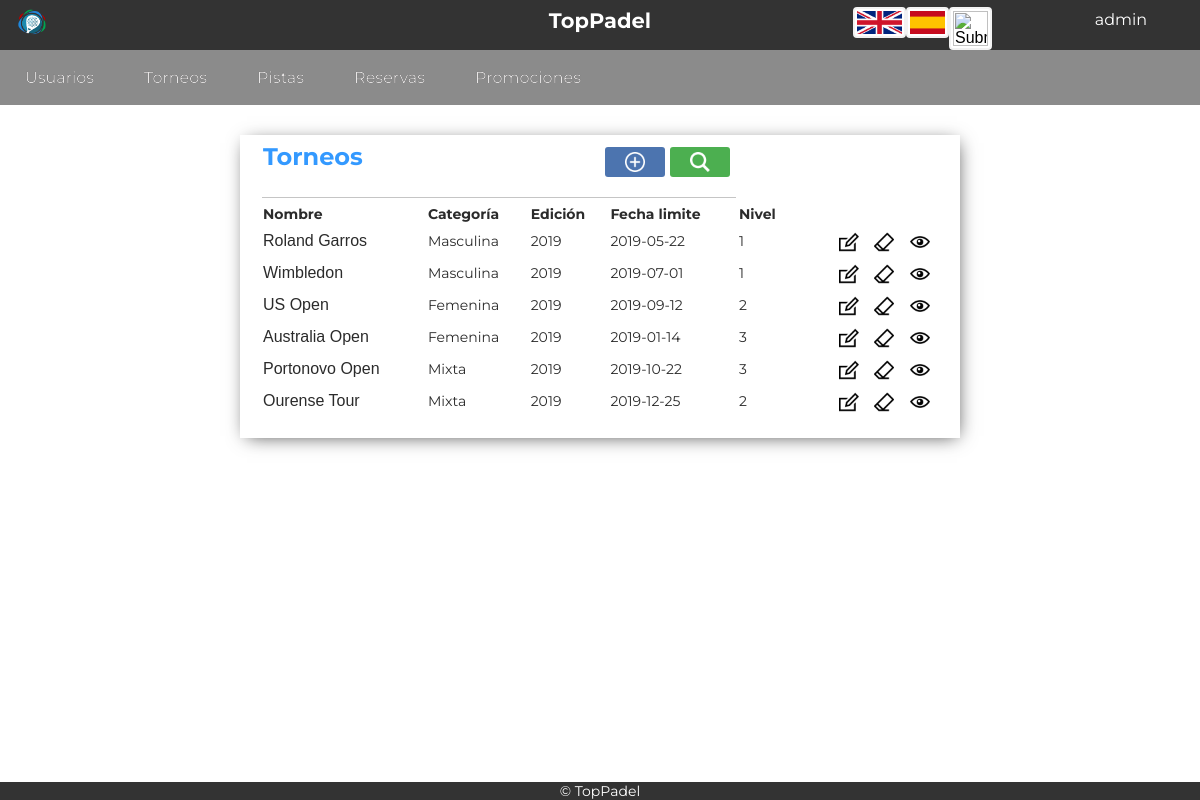
The page /Controllers/Torneos_Controller.php (signed in) on the database as committed earlier.
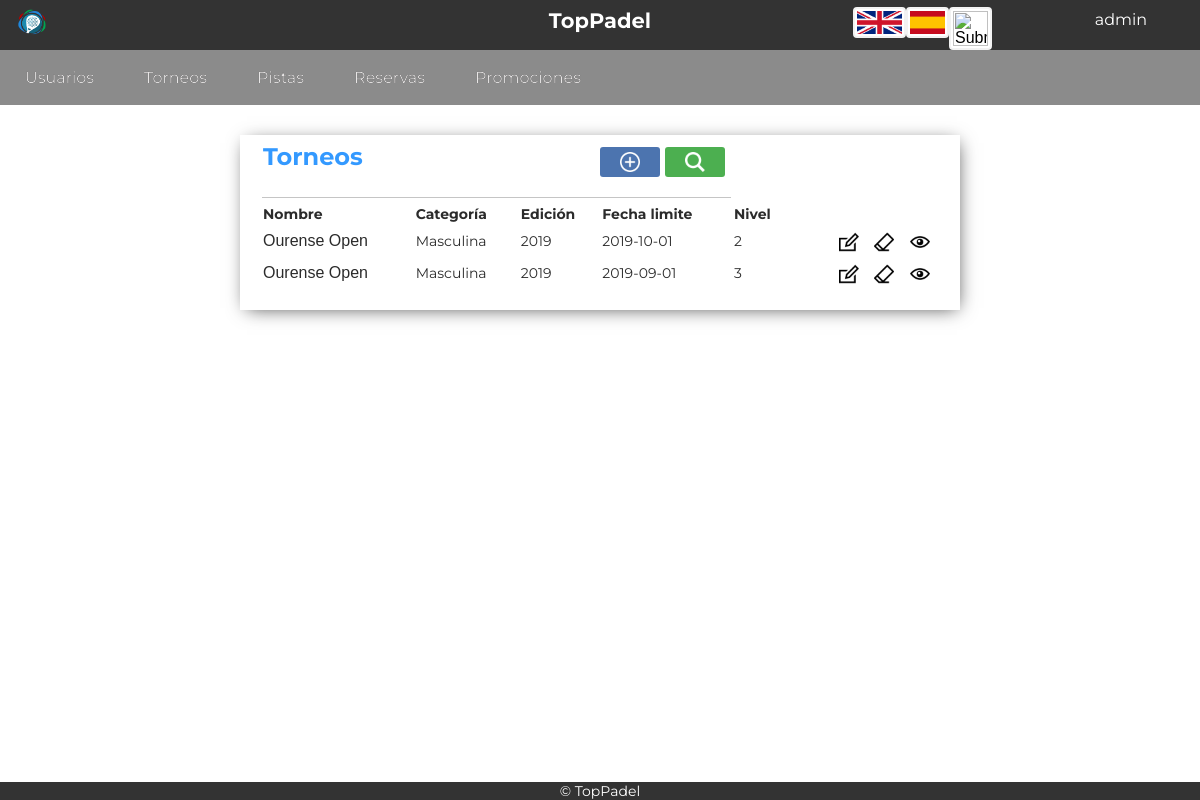
The same page on the database as committed later.
### tables this page shows
CREATE TABLE `torneo` (
  `ID_Torneo` tinyint(5) NOT NULL,
  `nombre` varchar(45) NOT NULL,
  `categoria` varchar(15) NOT NULL,
  `fecha` date NOT NULL,
  `edicion` int(5) NOT NULL,
  `nivel` int(5) NOT NULL
);

### Functions/Authentication.php (called while the page is built)
<?php
function IsAuthenticated(){
	if (!isset($_SESSION['login'])){
		return false;
	}
	else{
		return true;
	}
}
?>

### Models/Torneos_Model.php (called while the page is built, shortened)
<?php
class Torneos_Model{
	var $ID_Torneo;
	var $nombre;
	var $categoria;
	var $edicion;
	var $fecha;
	var $nivel;
	function __construct ($ID_Torneo,$nombre,$categoria,$edicion,$fecha,$nivel){
		$this -> ID_Torneo = $ID_Torneo;
		$this -> nombre = $nombre;
		$this -> categoria = $categoria;
		$this -> edicion = $edicion;
		$this -> fecha = $fecha;
		$this -> nivel = $nivel;
		include_once 'Access_DB.php';
		$this->mysqli = ConnectDB();
		}
function search(){
	     $sql = "SELECT *
       			FROM torneo
    			WHERE
    				(
    				(`ID_Torneo` LIKE '%$this->ID_Torneo%') &&
	 				(`nombre` LIKE '%$this->nombre%') &&
					(`categoria` LIKE '%$this->categoria%') &&
					(`edicion` LIKE '%$this->edicion%') &&
					(`fecha` LIKE '%$this->fecha%') &&
					(`nivel` LIKE '%$this->nivel%')
    				)";
    if (!($resultado = $this->mysqli->query($sql))){
		return 'Error en la búsqueda';
	}
    else{
		return $resultado;
	}
}
}
?>

### Models/Access_DB.php (called while the page is built)
<?php
function ConnectDB()
{
    $mysqli = new mysqli("localhost", "todolist", "todolist", "todolist");
	if ($mysqli->connect_errno) {
		include './MESSAGE.php';
		new MESSAGE("Fallo al conectar a MySQL: (" . $mysqli->connect_errno . ") " . $mysqli->connect_error, './index.php');
		return false;
	}
	else{
		return $mysqli;
	}
}
?>

### Views/Torneos_SHOWALL_Admin_View.php (the view, shortened to what this page needs)
<?php
include_once '../Functions/Authentication.php';
include_once '../Views/Header.php';
 class Torneos_SHOWALL_Admin{
	var $datos;
	function __construct($datos,$enlace){
		$this -> datos = $datos;
		$this -> mostrar();
	}
	function mostrar(){
?>
	<div class="showall">
		<table class="showAllUsers">
			<tr><th class="title" colspan="4"><?php echo $strings['Torneos']; ?>
			<form class="tableActions" action="../Controllers/Torneos_Controller.php" method="">
			<button class="buscar-little" name="action" value="Confirmar_SEARCH1" type="submit"></button>
			<button class="anadir-little"  name="action" value="Confirmar_ADD" type="submit"></button>
			</form></th></tr>
			<tr>
				<th><?php echo $strings['Nombre']; ?></th>
				<th><?php echo $strings['Categoria']; ?></th>
				<th><?php echo $strings['Edicion']; ?></th>
				<th><?php echo $strings['Fecha limite']; ?></th>
				<th><?php echo $strings['Nivel']; ?></th>
				<th></th>
			</tr>
		<?php
			while($fila = $this ->datos->fetch_array()){
		?>
			<tr>
				<form action="../Controllers/Torneos_Controller.php" method="post" name="action" >
					<td><button class="tarea" name="action" value="Confirmar_SHOWTORNEO"><?php echo $fila['nombre']; ?></button></td>
					<td><?php echo $fila['categoria']; ?></td>
					<td><?php echo $fila['edicion']; ?></td>
					<td><?php echo $fila['fecha']; ?></td>
					<td><?php echo $fila['nivel']; ?></td>
					<td style="text-align:right">
						<button class="editar" name="action" value="Confirmar_EDIT" type="submit"></button>
						<button class="borrar" name="action" value="Confirmar_DELETE1" type="submit"></button>
						<button class="add" name="action" value="Confirmar_SHOWCURRENT" type="submit"></button>
					</td>
				</form>
			</tr>
		<?php
			}
		?>
		</table>
	</div>
<?php
    }
}
?>
<footer>
	<?php include '../Views/Footer.php'; ?>
</footer>

### Controllers/Torneos_Controller.php (shortened to what this page needs)
<?php
include_once "../Functions/Authentication.php";
if(!IsAuthenticated()){
	new MESSAGE('No puedes ver nada sin loguearte','../index.php');
}else{
	include_once "../Models/Torneos_Model.php";
	include_once "../Views/Torneos_SHOWALL_View.php";
	include_once "../Views/Torneos_SHOWALL_Admin_View.php";
	include_once "../Views/Torneos_SHOWTORNEO_View.php";
	include_once "../Views/Torneos_SHOWTORNEO_Generado_View.php";
	switch ($_REQUEST['action']){
		default:
		if(isset($_SESSION['tipo'])){
		if($_SESSION['tipo']=='ADMIN'){
			$torneo = new Torneos_Model('','','','','','');
			$datos = $torneo -> search();
			$respuesta = new Torneos_SHOWALL_Admin($datos,'../Controllers/Torneos_Controller.php');
		}else{
			$torneo = new Torneos_Model('','','','','','');
			$datos = $torneo -> searchPorCategoria();
			$respuesta = new Torneos_SHOWALL($datos,'../Controllers/Torneos_Controller.php');
		}
	}
	}
}
?>

### Views/Header.php (shortened to what this page needs)
<?php
	include_once '../Functions/Authentication.php';
?>
<html>
<head>
	<link rel="stylesheet" type="text/css" href="../Views/css/style.css">
	<link rel="stylesheet" href="https://cdnjs.cloudflare.com/ajax/libs/font-awesome/4.7.0/css/font-awesome.min.css">
	<link rel="stylesheet" type="text/css" href="../Views/css/tcal.css" />
</head>
<?php
if(isset($_SESSION['tipo'])){
	if($_SESSION['tipo']=='ADMIN'){
?>
<header id="main-header">
	<div class="fixednav">
		<div class="topnav">
			<div class="topnav-centered">
				<a><h2>TopPadel</h2></a>
			</div>
			<a class="alogo"><button class="logo"></button></a>
			<div class="topnav-right">
                <?php
                    if (IsAuthenticated()){
                ?>
			<nav class="perfil"><ul>
				<li><?php echo $_SESSION['login'];?></a>
				</li>
			</ul>
			</nav>
                <?php
                    }
                    else{
                ?>
                    <a href='../Controllers/Registro_Controller.php'><button class="registrar"></button></a>
                <?php
                    }
                ?>
			</div>
			<div class="flags1" >
				<form name='idioma' action="../Functions/CambioIdioma.php" method="POST" style="display: inline-block; margin:0; padding:0;">
					<input type="image" src="../Views/img/uk.png"  width="45px">
				</form>
				<form name='idioma' action="../Functions/CambioIdioma.php" method="POST" style="display: inline-block; margin:0; padding:0;">
					<input type="image"  src="../Views/img/spain.png"  width="35px" >
				</form>
				<form name='idioma' action="../Functions/CambioIdioma.php" method="POST" style="display: inline-block; margin:0; padding:0;">
					<input type="image"  src="../Views/img/galicia.png" width="35px">
				</form>
			</div>
	</div>
	<div class="menu-bar" id="menu-bar">
		<li><a href="../Controllers/Usuarios_Controller.php"><?php echo $strings['Usuarios']; ?></a></li>
		<li><a href="../Controllers/Torneos_Controller.php"><?php echo $strings['Torneos']; ?></a></li>
		<li><a href="../Controllers/Pistas_Controller.php"><?php echo $strings['Pistas']; ?></a></li>
		<li><a href="../Controllers/Reservas_Controller.php"><?php echo $strings['Reservas']; ?></a></li>
		<li><a href="../Controllers/Promociones_Controller.php"><?php echo $strings['Promociones']; ?></a></li>
	</div>
</header>
<?php
}
}
?>

### Views/Torneos_SHOWALL_View.php (shortened to what this page needs)
<?php
include_once '../Functions/Authentication.php';
include_once '../Views/Header.php';
?>
<footer>
	<?php include '../Views/Footer.php'; ?>

### Views/Footer.php
<div class="footer" id="footer">
	<li>© TopPadel</li>
</div>
</body>
</html>

### Views/Torneos_SHOWTORNEO_View.php (shortened to what this page needs)
<?php
include_once '../Functions/Authentication.php';
if(isset($_SESSION['tipo'])){
	if($_SESSION['tipo']=='ADMIN'){
?>
<footer>
	<?php include '../Views/Footer.php'; ?>
</footer>
<?php
	}
}
?>

### Views/Torneos_SHOWTORNEO_Generado_View.php (shortened to what this page needs)
<?php
include_once '../Functions/Authentication.php';
if(isset($_SESSION['tipo'])){
	if($_SESSION['tipo']=='ADMIN'){
?>
<footer>
	<?php include '../Views/Footer.php'; ?>
</footer>
<?php
	}
}
?>

### Views/css/style.css (style rules this page uses)
.flags1 { display:inline-flex; float:right; padding:10px; width: auto; }
.flags1 form { box-shadow: none; }
.topnav { position: fixed; background-color: #333; margin: -10px 0px 0px 0px; width: 100%; height: 60; z-index: 8999; }
.topnav a { float: left; color: white; text-align: center; padding: 18px 16px 16px 16px; text-decoration: none; font-size: 14px; font-style: normal; text-shadow: 0px 0px 0px #000000; }
.topnav-centered a { float: none; position: absolute; top: 50%; left: 50%; transform: translate(-50%, -50%); }
.topnav-right { float: right; display: flex; text-align: center; }
.menu-bar { width: 100%; border-top: 50px solid; height: 55px; line-height: 100%; background: #8B8B8B; position: inherit; }
.menu-bar li { margin: 0px 0px 0px 0px; padding: 0px 0px 0px 0px; float: left; position: inherit; list-style: none; }
.menu-bar a { font-style: normal; font-size: 16px; color: #E7E5E5; text-decoration: none; display: block; padding: 20px 25px 19px 25px; margin: 0; margin-bottom: 0px; border-radius: 0px; text-shadow: 0px 0px 0px #000000; }
.footer { font-size: 14; background-color: #333; position: fixed; left: 0; bottom: 0; width: 100%; height: auto; display: inline-table; text-align: center; z-index: 999; color: white }
.footer li { display: inline; }
form { font-size:14px; color:#2b2b2b; width:50%; margin-left:auto; margin-right:auto; margin-top:50px; padding: 20px 40px 20px 20px; box-shadow: 2px 3px 18px -5px rgba(0,0,0,0.75); }
input { padding:2px; border:2px solid #f2f2f2; border-radius:4px; background-color:#fff; margin-top: 7; font-size:16px; }
.showAllUsers { font-size:14px; color:#2b2b2b; width:60%; margin-left:auto; margin-right:auto; margin-top:30px; margin-bottom: 35px; padding: 0px 20px 20px 20px; box-shadow: 2px 3px 18px -5px rgba(0,0,0,0.75); }
.title { text-align:left; font-size:24px; font-weight:bold; border-bottom: 1px solid rgba(114, 114, 114, 0.411); color:#39F; padding-bottom: 20px; }
th { padding-top: 5px; text-align: left; }
.logo { background-size: 35px 35px; background-color: #333; background-position: center; background-repeat: no-repeat; margin-top: 0px; margin-right: 0px; border: none; padding: 15px 15px; cursor: pointer; background-image: url(../img/logo.png); }
button { background-size: 20px 20px; background-position: center; background-repeat: no-repeat; margin-top: 25px; margin-right: 30px; border: none; color: white; padding: 20px 35px; text-align: center; font-size: 16px; cursor: pointer; border-radius: 3px; background-color:green; }
.buscar-little { vertical-align: text-bottom; float: right; margin-top: 5px; margin-right: 5px; padding: 15px 30px; background-image: url(../img/buscar.png); background-color: #4CAF50; }
.anadir-little { vertical-align: text-bottom; float: right; margin-top: 5px; margin-right: 5px; padding: 15px 30px; background-image: url(../img/anadir.png); background-color: rgb(76, 116, 175); }
.editar { background-image: url(../img/editar.png); background-color: Transparent; background-repeat:no-repeat; border: none; cursor:pointer; overflow: hidden; outline:none; margin-top: 5px; margin-right: 2px; padding: 10px 15px; margin-bottom: 3px; }
.borrar { background-image: url(../img/borrar.png); background-color: Transparent; background-repeat:no-repeat; border: none; cursor:pointer; overflow: hidden; outline:none; margin-top: 5px; margin-right: 2px; padding: 10px 15px; margin-bottom: 3px; }
.add { background-image: url(../img/ver.png); background-color: Transparent; background-repeat:no-repeat; border: none; cursor:pointer; overflow: hidden; outline:none; margin-top: 5px; margin-right: 2px; padding: 10px 15px; margin-bottom: 3px; }
.tableActions { display: contents; }
.tarea { background-color: transparent; padding: 0; margin: 0; color:#2b2b2b; }
nav li { display:inline-block; width:150px; height:30px; padding: 4px; background-color:#333; border:none; text-align:center; color:#fff; position:relative; }

Rows that differ between the two databases and show on the page:
removed torneo: nombre "US Open", categoria "Femenina", edicion "2019", fecha "2019-09-12", nivel "2"
removed torneo: nombre "Australia Open", categoria "Femenina", edicion "2019", fecha "2019-01-14", nivel "3"
removed torneo: nombre "Portonovo Open", categoria "Mixta", edicion "2019", fecha "2019-10-22", nivel "3"
removed torneo: nombre "Ourense Tour", categoria "Mixta", edicion "2019", fecha "2019-12-25", nivel "2"
changed torneo (number 1 of 2 on the later page): nombre "Roland Garros" → "Ourense Open"; fecha "2019-05-22" → "2019-10-01"; nivel "1" → "2"
changed torneo (number 2 of 2 on the later page): nombre "Wimbledon" → "Ourense Open"; fecha "2019-07-01" → "2019-09-01"; nivel "1" → "3"
